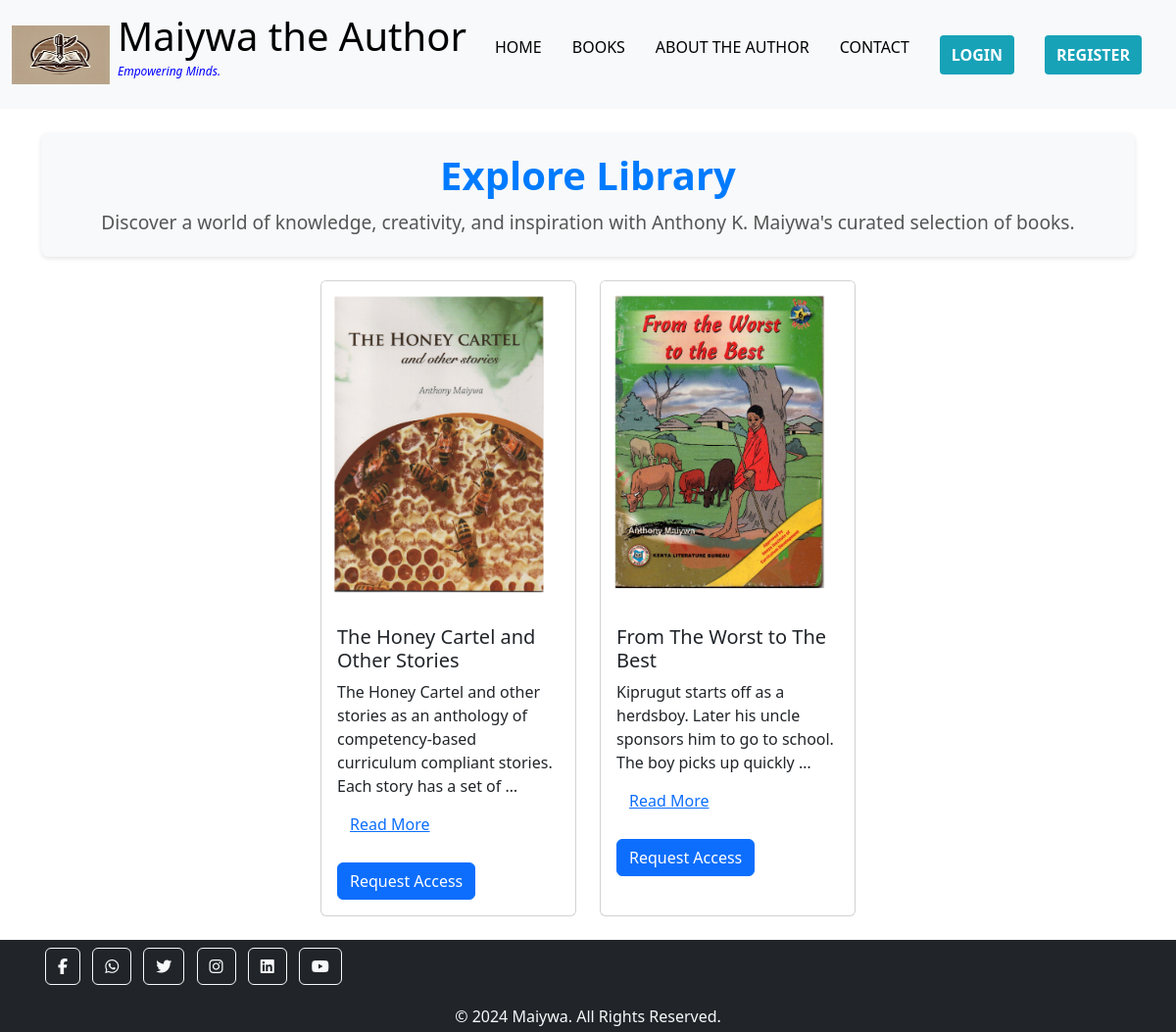
The page /books/ on the database its author committed.
### bookstore/models.py (models this page shows, shortened)
class Book(models.Model):
    title = models.CharField(max_length=200)
    description = models.TextField()
    image = models.ImageField(upload_to='book_covers/', null=True, blank=True)
    pdf = models.FileField(upload_to='books_pdfs/')
    uploaded_at = models.DateTimeField(default=timezone.now)

### bookstore/views.py (the view)
# urls.py: path('books/',views.books, name='books'),
def books(request):
    books = Book.objects.all()
    return render(request, 'bookstore/books.html', {'books': books})

### bookstore/templates/bookstore/books.html (shortened to what this page needs)
{% extends 'bookstore/base.html' %}
{% load static %}
{% block content %}
<div class="container mt-4">
    <header class="page-header text-center mb-4">
        <h1 class="header-title">Explore Library</h1>
        <p class="header-subtitle">Discover a world of knowledge, creativity, and inspiration with Anthony K. Maiywa's curated selection of books.</p>
    </header>
    <div class="row justify-content-center">
        {% for book in books %}
        <div class="col-md-3 col-sm-6 mb-4">
            <div class="card h-100">
                {% if book.image %}
                <img class="card-img-top img-fluid" src="{{ book.image.url }}" alt="Book Cover" style="max-height: 100%; object-fit: cover;">
                {% endif %}
                <div class="card-body">
                    <h5 class="card-title">{{ book.title }}</h5>
                    <p class="card-text description">
                        {{ book.description|truncatewords:20 }}
                    </p>
                    <a href="#" class="btn btn-link read-more">Read More</a>
                    <a href="{% url 'book_request' book.id %}" class="btn btn-primary">Request Access</a>
                </div>
            </div>
        </div>
        {% endfor %}
    </div>
</div>
{% endblock %}

### static/css/styles.css (style rules this page uses)
html, body { height: 100%; margin: 0; display: flex; flex-direction: column; }
body { background-color: #f8f9fa; }
.btn-primary { margin-top: 20px; }
body { font-family: 'Poppins', sans-serif; }
.card { display: flex; flex-direction: column; height: 100%; }
.card-body { flex: 1; }
.card-title, .card-text { margin-bottom: 0.5rem; }
.card img { max-width: 100%; height: auto; }
.page-header { background-color: #f8f9fa; padding: 20px; border-radius: 8px; box-shadow: 0 2px 4px rgba(0, 0, 0, 0.1); }
.header-title { font-size: 2.5rem; color: #007bff; margin-bottom: 10px; font-weight: bold; }
.header-subtitle { font-size: 1.2rem; color: #555; margin-bottom: 0; }

### rows shown on the page
Book: image (picture), title "The Honey Cartel and Other Stories", description "The Honey Cartel and other stories as an anthology of competency-based curriculum compliant stories. Each story has a set of …"
Book: image (picture), title "From The Worst to The Best", description "Kiprugut starts off as a herdsboy. Later his uncle sponsors him to go to school. The boy picks up quickly …"
